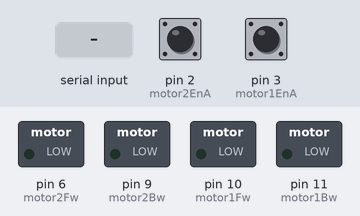
A sketch run on a simulated Arduino Uno, built with avr-gcc and run on an emulated ATmega328P. On the bench: switched loads named in the sketch (green lamp = pin HIGH). Inputs (shaded band) come from the test bench; at power-on: pin 2 (motor2EnA) HIGH, pin 3 (motor1EnA) HIGH. What the sketch prints to the serial monitor is not drawn.

Above: at 1.2 s.
1.3 s: "d" received over Serial
At 1.9 s:
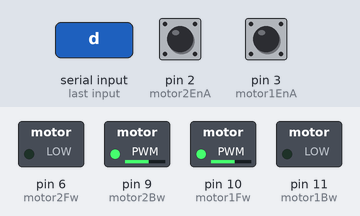
3.0 s: "interupt1 \n" received over Serial
At 3.48 s:
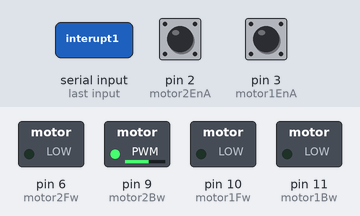
5.0 s: "q" received over Serial
At 6.3 s:
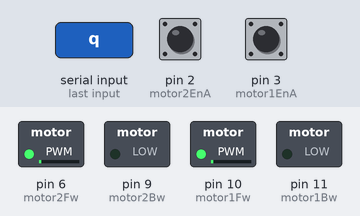
6.6 s: "a" received over Serial
At 6.9 s:
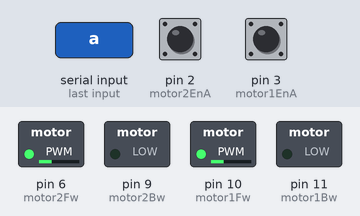
8.1 s: "b" received over Serial
At 9.2 s:
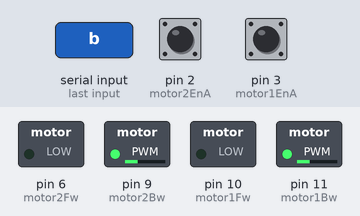
Timing chart, 0 to 10.6 s (numbered marks = the images above; inputs shaded):
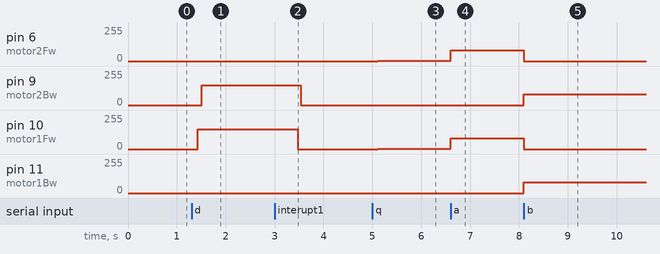

The sketch:

testConfigElec3.ino
```cpp
// todo : create class for H bridge
// todo : create class for encoder
// todo : create class for PID

// pin
int motor1Fw = 10;
int motor1Bw = 11;
int motor1EnA = 3;
int motor1EnB = 5;

int motor2Fw = 6;
int motor2Bw = 9;
int motor2EnA = 2;
int motor2EnB = 4;


// variables
bool doAsserv;
// Motor1
long motor1Encoder = 0;
long motor1EncoderOld = 0;
long targetMotor1;
// Motor2
long motor2Encoder = 0;
long motor2EncoderOld = 0;
long targetMotor2;

int memoSpeed;

void setup() {
  // put your setup code here, to run once:
  Serial.begin(9600);

  // motor as output
  pinMode(motor1Fw, OUTPUT);
  pinMode(motor1Bw, OUTPUT);
  pinMode(motor2Fw, OUTPUT);
  pinMode(motor2Bw, OUTPUT);

  // set motor as 0
  analogWrite(motor1Fw, 0);
  analogWrite(motor1Bw, 0);
  analogWrite(motor2Fw, 0);
  analogWrite(motor2Bw, 0);

  // coder as input
  pinMode(motor1EnA, INPUT_PULLUP);
  pinMode(motor1EnB, INPUT);
  pinMode(motor2EnA, INPUT_PULLUP);
  pinMode(motor2EnB, INPUT);

  attachInterrupt(digitalPinToInterrupt(motor1EnA), handleEncoderMotor1, CHANGE);
  attachInterrupt(digitalPinToInterrupt(motor2EnA), handleEncoderMotor2, CHANGE);

  // init variables
  doAsserv = false;
  targetMotor1 = 0;
  targetMotor2 = 0;
  memoSpeed = 0;

  // mode de test de l'asserv
  doAsserv = true;
  setTarget(1,0);
  setTarget(2,0);
}


void loop() {
  // put your main code here, to run repeatedly:
  if(Serial.available())
  {
    char order = Serial.read();
    switch(order)
    {
      case 'a':
      setMotorSpeed(1,80);
      setMotorSpeed(2,80);
      /*
      analogWrite(motor1Fw, 80);
      analogWrite(motor1Bw, 0);
      analogWrite(motor2Fw, 80);
      analogWrite(motor2Bw, 0);
      */
      break;

      case 'b':
      setMotorSpeed(1,-80);
      setMotorSpeed(2,-80);
      /*
      analogWrite(motor1Fw, 0);
      analogWrite(motor1Bw, 80);
      analogWrite(motor2Fw, 0);
      analogWrite(motor2Bw, 80);
      */
      break;

      case 'c':
      setMotorSpeed(1,0);
      setMotorSpeed(2,0);
      /*
      analogWrite(motor1Fw, 0);
      analogWrite(motor1Bw, 0);
      analogWrite(motor2Fw, 0);
      analogWrite(motor2Bw, 0);
      */
      break;

      case 'd':
      doAsserv = true;
      setTarget(1,244);
      setTarget(2,-244);
      break;

      case 'e':
      doAsserv = true;
      setTarget(1,0);
      setTarget(2,0);
      break;

      case 'f':
      doAsserv = false;
      break;

      case 'q':
      doAsserv = false;
      memoSpeed ++;
      if(memoSpeed > 255) memoSpeed = 255;
      setMotorSpeed(1,memoSpeed);
      setMotorSpeed(2,memoSpeed);
      Serial.print("order : ");
      Serial.println(memoSpeed);
      break;

      case 's':
      doAsserv = false;
      memoSpeed --;
      if(memoSpeed < 0)memoSpeed = 0;
      setMotorSpeed(1,memoSpeed);
      setMotorSpeed(2,memoSpeed);
      Serial.print("order : ");
      Serial.println(memoSpeed);
      break;

      default:

      break;
    }
  }

  if(doAsserv)
    handleAsserv();

/*
   Serial.print(motor1Encoder);
   Serial.print(" ");
   Serial.println(motor2Encoder);
*/
}

void setTarget(char idMotor, signed long Target)
{
  if(idMotor == 1)
    targetMotor1 = Target;
  else
    targetMotor2 = Target;
}

long sumErrorMotor1 = 0;
long sumErrorMotor2 = 0;
unsigned long deltaTAsserv = 0;
unsigned long lastAsserv = 0;
void  handleAsserv()
{
  // asserv Motor1
  double Kp = 0.7;
  double Ki = 0.0001;
  double Kd = 0.01;
  deltaTAsserv = millis() - lastAsserv;


  long errorMotor1 = targetMotor1 - motor1Encoder;
  sumErrorMotor1 += errorMotor1;
  long derivErrorMotor1 = errorMotor1 / deltaTAsserv;

  int propMotor1 = Kp*errorMotor1;
  int derivMotor1 = 0;
  int integMotor1 = 0;
  int limitIntegMotor1 = 10;
  if(integMotor1>limitIntegMotor1) integMotor1 = limitIntegMotor1;
  if(integMotor1<-limitIntegMotor1) integMotor1 = -limitIntegMotor1;

  int commandMotor1 = propMotor1 + integMotor1 + derivMotor1;
  if(commandMotor1 >150) commandMotor1 = 150;
  if(commandMotor1 <-150) commandMotor1 = -150;
  if(commandMotor1 >-25 && commandMotor1 <25) commandMotor1 = 0;

  setMotorSpeed(1,commandMotor1);

  // asserv Motor2
  Serial.print("target is ");
  Serial.print(targetMotor1);
  Serial.print("   error is ");
  Serial.print(errorMotor1);
  Serial.print("   counter is ");
  Serial.print(motor1Encoder);
  Serial.print("  output is ");
  Serial.print(commandMotor1);
  Serial.print("  prop is ");
  Serial.print(propMotor1);


  long errorMotor2 = targetMotor2 - motor2Encoder;
  sumErrorMotor2 += errorMotor2;
  long derivErrorMotor2 = errorMotor2 / deltaTAsserv;

  int propMotor2 = Kp*errorMotor2;
  int derivMotor2 = 0;
  int integMotor2 = 0;
  int limitIntegMotor2 = 10;
  if(integMotor2>limitIntegMotor2) integMotor2 = limitIntegMotor2;
  if(integMotor2<-limitIntegMotor2) integMotor2 = -limitIntegMotor2;

  int commandMotor2 = propMotor2 + integMotor2 + derivMotor2;
  if(commandMotor2 >150) commandMotor2 = 150;
  if(commandMotor2 <-150) commandMotor2 = -150;
  if(commandMotor2 >-25 && commandMotor2 <25) commandMotor2 = 0;

  setMotorSpeed(2,commandMotor2);

  // asserv Motor2
  Serial.print("   target is ");
  Serial.print(targetMotor2);
  Serial.print("   error is ");
  Serial.print(errorMotor2);
  Serial.print("   counter is ");
  Serial.print(motor2Encoder);
  Serial.print("  output is ");
  Serial.print(commandMotor2);
  Serial.print("  prop is ");
  Serial.print(propMotor2);

  Serial.println("");

  lastAsserv = millis();
}

void setMotorSpeed(char idMotor, signed int speed)
{
  if(speed > 255) speed = 255;
  if(speed < -255) speed = -255;
  if(speed > 0)
  {
    if(idMotor == 1)
    {
      analogWrite(motor1Fw,speed);
      analogWrite(motor1Bw,0);
    }
    else
    {
      analogWrite(motor2Fw,speed);
      analogWrite(motor2Bw,0);
    }
  }
  else
  {
    if(idMotor == 1)
    {
      analogWrite(motor1Fw,0);
      analogWrite(motor1Bw,-speed);
    }
    else
    {
      analogWrite(motor2Fw,0);
      analogWrite(motor2Bw,-speed);
    }
  }
}


void handleEncoderMotor1()
{
  //Serial.print("interupt1 ");
  int A = digitalRead(motor1EnA);
  int B = digitalRead(motor1EnB);
  //Serial.print("A ");
  //Serial.print(A);
  //Serial.print(" B ");
  //Serial.println(B);
  if(A == 1)
  {
   if(B == 0)
    motor1Encoder++;
   else
    motor1Encoder--;
  }
  else // if(A == 0)
  {
   if(B == 1)
    motor1Encoder++;
   else
    motor1Encoder--;
  }
  motor1EncoderOld = motor1Encoder;
}

void handleEncoderMotor2()
{
  //Serial.println("interupt2");
  int A = digitalRead(motor2EnA);
  int B = digitalRead(motor2EnB);
  if(A == 1)
  {
   if(B == 0)
    motor2Encoder--;
   else
    motor2Encoder++;
  }
  else // if(A == 0)
  {
   if(B == 1)
    motor2Encoder--;
   else
    motor2Encoder++;
  }
  motor2EncoderOld = motor2Encoder;
}
```

Measured:
- after the input at 1.3 s, pin 9 (motor2Bw): 0/255 → 150/255 after 0.21 s; pin 10 (motor1Fw): 0/255 → 150/255 after 0.13 s
- after the input at 3.0 s, pin 9 (motor2Bw): 150/255 → 0/255 after 0.54 s; pin 10 (motor1Fw): 150/255 → 0/255 after 0.47 s
- after the input at 5.0 s, pin 6 (motor2Fw), pin 10 (motor1Fw): 0/255 → 1/255 after 0.11 s
- after the input at 6.6 s, pin 6 (motor2Fw), pin 10 (motor1Fw): 1/255 → 80/255 at once
- after the input at 8.1 s, pin 6 (motor2Fw), pin 10 (motor1Fw): 80/255 → 0/255 at once; pin 9 (motor2Bw), pin 11 (motor1Bw): 0/255 → 80/255 at once
